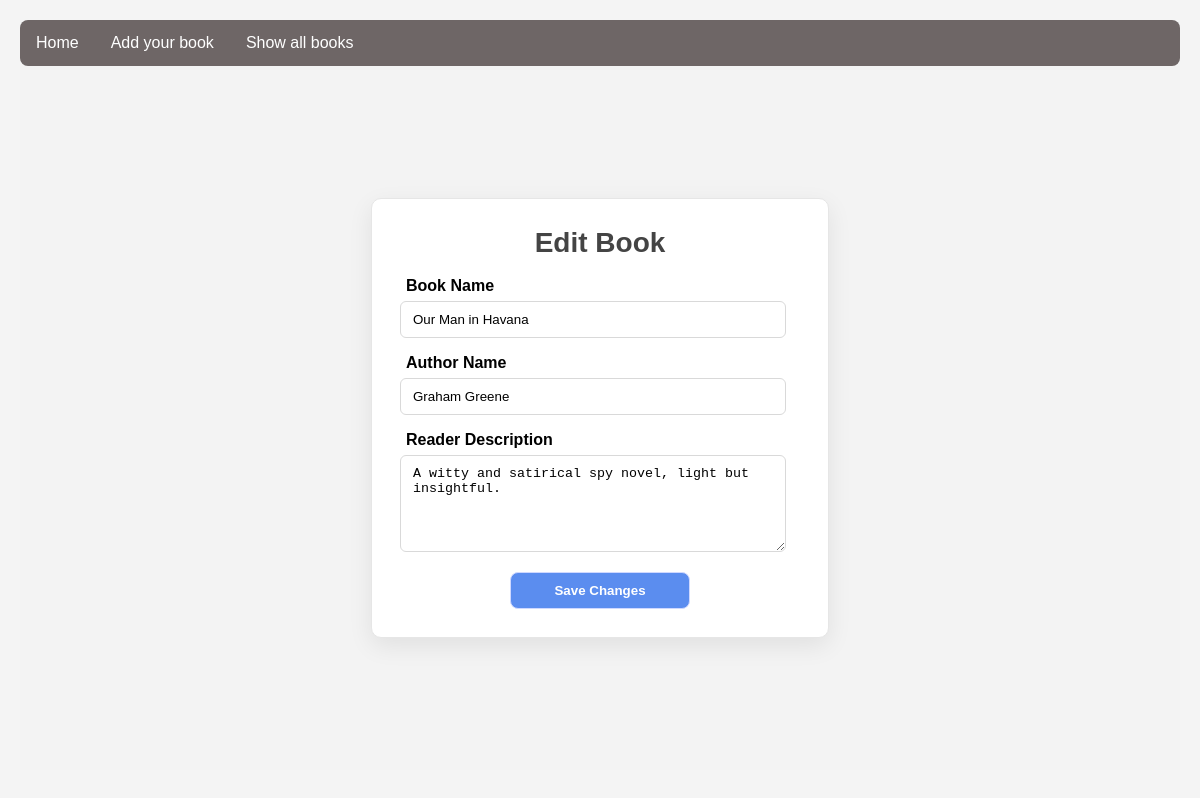
Page /edit/2 on the committed database.
### models.py (models this page shows, shortened)
class Book(db.Model):
    id: int = db.Column(db.Integer, primary_key=True)
    author_name: str = db.Column(db.String(100), nullable=False)
    book_name: str = db.Column(db.String(200), nullable=False)
    reader_description: str = db.Column(db.Text, nullable=False)

### app.py (the view, shortened to what this page needs)
@app.route('/edit/<int:book_id>', methods=['GET', 'POST'])
def edit_book(book_id: int) -> Response | str:
    book: Book = Book.query.get_or_404(book_id)  # fetch by ID
    return render_template('edit.html', book=book)

### templates/edit.html (shortened to what this page needs)
{% extends "base.html" %}
{% block extra_css %}
  <link rel="stylesheet" href="{{ url_for('static', filename='css/edit.css') }}">
{% endblock %}
{% block content %}
  <div id="edit-page">
    <form method="POST" class="edit-form">
      <h1>Edit Book</h1>
      <div class="form-group">
        <label for="book_name">Book Name</label>
        <input type="text" id="book_name" name="book_name" value="{{ book.book_name }}" required>
      </div>
      <div class="form-group">
        <label for="author_name">Author Name</label>
        <input type="text" id="author_name" name="author_name" value="{{ book.author_name }}" required>
      </div>
      <div class="form-group">
        <label for="reader_description">Reader Description</label>
        <textarea id="reader_description" name="reader_description" rows="5" required>{{ book.reader_description }}</textarea>
      </div>
      <button type="submit" class="btn-primary">Save Changes</button>
    </form>
  </div>
{% endblock %}

### static/css/main.css (style rules this page uses)
body { font-family: Arial, sans-serif; margin: 0; padding: 20px; background-color: #f4f4f4; }
h1 { color: #444; text-align: center; }

### static/css/edit.css (style rules this page uses)
#edit-page { min-height: 80vh; display: flex; align-items: center; justify-content: center; padding: 32px 16px; background: #f3f3f3; }
.edit-form { width: 80%; max-width: 400px; background: #fff; border: 1px solid #e6e6e6; border-radius: 10px; box-shadow: 0 8px 24px rgba(0,0,0,0.08); padding: 28px; }
.edit-form h1 { text-align: center; margin: 0 0 18px 0; font-size: 28px; }
.form-group { margin-bottom: 16px; }
.form-group label { display: block; font-weight: 600; margin-bottom: 6px; padding-left: 6px; }
.edit-form input[type="text"], .edit-form textarea { width: 90%; padding: 10px 12px; border: 1px solid #d9d9d9; border-radius: 6px; outline: none; }
.btn-primary { display: block; width: 180px; margin: 6px auto 0; padding: 10px 14px; border: 1px solid #cfd8ff; border-radius: 8px; background: #5b8def; color: #fff; font-weight: 600; cursor: pointer; transition: transform .05s ease, box-shadow .2s ease, background .2s ease; }

### rows in the picture
Book: book_name "Our Man in Havana", author_name "Graham Greene", reader_description "A witty and satirical spy novel, light but insightful."
